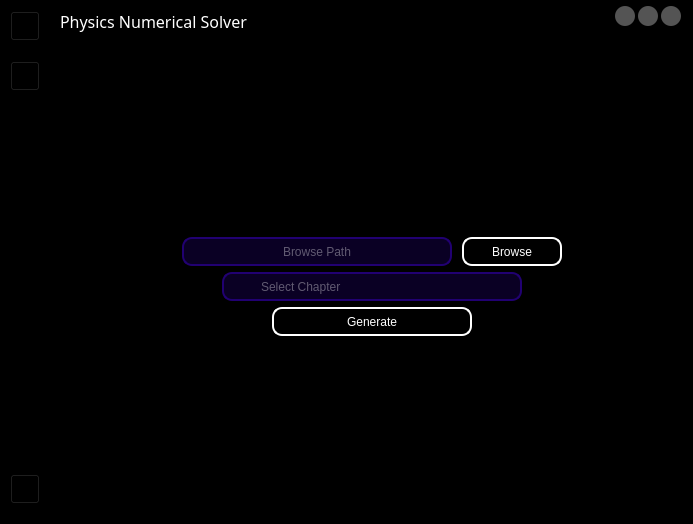
<?xml version="1.0" encoding="UTF-8"?>
<ui version="4.0">
 <class>MainWindow</class>
 <widget class="QMainWindow" name="MainWindow">
  <property name="geometry">
   <rect>
    <x>0</x>
    <y>0</y>
    <width>693</width>
    <height>524</height>
   </rect>
  </property>
  <property name="windowTitle">
   <string>MainWindow</string>
  </property>
  <widget class="QWidget" name="centralwidget">
   <layout class="QHBoxLayout" name="horizontalLayout">
    <property name="spacing">
     <number>0</number>
    </property>
    <property name="leftMargin">
     <number>0</number>
    </property>
    <property name="topMargin">
     <number>0</number>
    </property>
    <property name="rightMargin">
     <number>0</number>
    </property>
    <property name="bottomMargin">
     <number>0</number>
    </property>
    <item>
     <widget class="QFrame" name="frame">
      <property name="styleSheet">
       <string notr="true">background-color: rgb(0, 0, 0);</string>
      </property>
      <property name="frameShape">
       <enum>QFrame::NoFrame</enum>
      </property>
      <property name="frameShadow">
       <enum>QFrame::Raised</enum>
      </property>
      <layout class="QHBoxLayout" name="horizontalLayout_2">
       <property name="spacing">
        <number>0</number>
       </property>
       <property name="leftMargin">
        <number>0</number>
       </property>
       <property name="topMargin">
        <number>0</number>
       </property>
       <property name="rightMargin">
        <number>0</number>
       </property>
       <property name="bottomMargin">
        <number>0</number>
       </property>
       <item>
        <widget class="QFrame" name="sidebar_frame">
         <property name="maximumSize">
          <size>
           <width>50</width>
           <height>16777215</height>
          </size>
         </property>
         <property name="frameShape">
          <enum>QFrame::NoFrame</enum>
         </property>
         <property name="frameShadow">
          <enum>QFrame::Raised</enum>
         </property>
         <layout class="QVBoxLayout" name="verticalLayout_3">
          <property name="spacing">
           <number>20</number>
          </property>
          <property name="leftMargin">
           <number>10</number>
          </property>
          <property name="topMargin">
           <number>11</number>
          </property>
          <property name="rightMargin">
           <number>10</number>
          </property>
          <property name="bottomMargin">
           <number>20</number>
          </property>
          <item>
           <widget class="QPushButton" name="menu_btn_2">
            <property name="sizePolicy">
             <sizepolicy hsizetype="Fixed" vsizetype="Fixed">
              <horstretch>0</horstretch>
              <verstretch>0</verstretch>
             </sizepolicy>
            </property>
            <property name="minimumSize">
             <size>
              <width>30</width>
              <height>30</height>
             </size>
            </property>
            <property name="styleSheet">
             <string notr="true">QPushButton{border-image:url(C:/Users/Rashmi/Desktop/Development/one-good-project/images/menu.png);}
QPushButton:hover{border-image:url(C:/Users/Rashmi/Desktop/Development/one-good-project/images/menu(hover).png);}</string>
            </property>
            <property name="text">
             <string/>
            </property>
           </widget>
          </item>
          <item>
           <widget class="QPushButton" name="home_btn_2">
            <property name="minimumSize">
             <size>
              <width>30</width>
              <height>30</height>
             </size>
            </property>
            <property name="styleSheet">
             <string notr="true">QPushButton{border-image:url(C:/Users/Rashmi/Desktop/Development/one-good-project/images/home.png);}
QPushButton:hover{border-image:url(C:/Users/Rashmi/Desktop/Development/one-good-project/images/home(hover).png);}</string>
            </property>
            <property name="text">
             <string/>
            </property>
           </widget>
          </item>
          <item>
           <spacer name="verticalSpacer_sidebar_2">
            <property name="orientation">
             <enum>Qt::Vertical</enum>
            </property>
            <property name="sizeType">
             <enum>QSizePolicy::Expanding</enum>
            </property>
            <property name="sizeHint" stdset="0">
             <size>
              <width>20</width>
              <height>400</height>
             </size>
            </property>
           </spacer>
          </item>
          <item>
           <widget class="QPushButton" name="generate_btn_2">
            <property name="minimumSize">
             <size>
              <width>30</width>
              <height>30</height>
             </size>
            </property>
            <property name="styleSheet">
             <string notr="true">QPushButton{border-image:url(C:/Users/Rashmi/Desktop/Development/one-good-project/images/generate.png);}
QPushButton:hover{border-image:url(C:/Users/Rashmi/Desktop/Development/one-good-project/images/generate(hover).png);}</string>
            </property>
            <property name="text">
             <string/>
            </property>
           </widget>
          </item>
         </layout>
        </widget>
       </item>
       <item>
        <widget class="QFrame" name="frame_2">
         <property name="frameShape">
          <enum>QFrame::StyledPanel</enum>
         </property>
         <property name="frameShadow">
          <enum>QFrame::Raised</enum>
         </property>
         <layout class="QVBoxLayout" name="verticalLayout">
          <property name="spacing">
           <number>0</number>
          </property>
          <property name="leftMargin">
           <number>0</number>
          </property>
          <property name="topMargin">
           <number>0</number>
          </property>
          <property name="rightMargin">
           <number>0</number>
          </property>
          <property name="bottomMargin">
           <number>0</number>
          </property>
          <item>
           <widget class="QFrame" name="titlebar">
            <property name="maximumSize">
             <size>
              <width>16777215</width>
              <height>60</height>
             </size>
            </property>
            <property name="frameShape">
             <enum>QFrame::NoFrame</enum>
            </property>
            <property name="frameShadow">
             <enum>QFrame::Raised</enum>
            </property>
            <layout class="QHBoxLayout" name="horizontalLayout_3">
             <property name="topMargin">
              <number>0</number>
             </property>
             <property name="rightMargin">
              <number>0</number>
             </property>
             <item>
              <widget class="QLabel" name="title_label">
               <property name="font">
                <font>
                 <family>Uni Sans Demo Heavy CAPS</family>
                 <pointsize>12</pointsize>
                 <weight>50</weight>
                 <bold>false</bold>
                </font>
               </property>
               <property name="styleSheet">
                <string notr="true">color:rgb(255, 255, 255)</string>
               </property>
               <property name="text">
                <string>Physics Numerical Solver</string>
               </property>
              </widget>
             </item>
             <item>
              <widget class="QFrame" name="window_state_frame">
               <property name="maximumSize">
                <size>
                 <width>80</width>
                 <height>16777215</height>
                </size>
               </property>
               <property name="frameShape">
                <enum>QFrame::NoFrame</enum>
               </property>
               <property name="frameShadow">
                <enum>QFrame::Raised</enum>
               </property>
               <layout class="QHBoxLayout" name="horizontalLayout_4">
                <property name="spacing">
                 <number>0</number>
                </property>
                <property name="leftMargin">
                 <number>0</number>
                </property>
                <property name="topMargin">
                 <number>5</number>
                </property>
                <property name="rightMargin">
                 <number>5</number>
                </property>
                <property name="bottomMargin">
                 <number>15</number>
                </property>
                <item>
                 <widget class="QPushButton" name="minimize_btn">
                  <property name="enabled">
                   <bool>true</bool>
                  </property>
                  <property name="sizePolicy">
                   <sizepolicy hsizetype="Fixed" vsizetype="Fixed">
                    <horstretch>0</horstretch>
                    <verstretch>0</verstretch>
                   </sizepolicy>
                  </property>
                  <property name="minimumSize">
                   <size>
                    <width>20</width>
                    <height>20</height>
                   </size>
                  </property>
                  <property name="maximumSize">
                   <size>
                    <width>20</width>
                    <height>20</height>
                   </size>
                  </property>
                  <property name="styleSheet">
                   <string notr="true">QPushButton{background-color: rgb(84, 84, 84);border-radius:10px;}
QPushButton:hover{background-color: rgb(0, 202, 78);}</string>
                  </property>
                  <property name="text">
                   <string/>
                  </property>
                 </widget>
                </item>
                <item>
                 <widget class="QPushButton" name="restore_btn">
                  <property name="sizePolicy">
                   <sizepolicy hsizetype="Fixed" vsizetype="Fixed">
                    <horstretch>0</horstretch>
                    <verstretch>0</verstretch>
                   </sizepolicy>
                  </property>
                  <property name="minimumSize">
                   <size>
                    <width>20</width>
                    <height>20</height>
                   </size>
                  </property>
                  <property name="maximumSize">
                   <size>
                    <width>20</width>
                    <height>20</height>
                   </size>
                  </property>
                  <property name="styleSheet">
                   <string notr="true">QPushButton{background-color: rgb(84, 84, 84);border-radius:10px;}
QPushButton:hover{background-color:rgb(255, 189, 68);}</string>
                  </property>
                  <property name="text">
                   <string/>
                  </property>
                 </widget>
                </item>
                <item>
                 <widget class="QPushButton" name="close_btn">
                  <property name="sizePolicy">
                   <sizepolicy hsizetype="Fixed" vsizetype="Fixed">
                    <horstretch>0</horstretch>
                    <verstretch>0</verstretch>
                   </sizepolicy>
                  </property>
                  <property name="minimumSize">
                   <size>
                    <width>20</width>
                    <height>20</height>
                   </size>
                  </property>
                  <property name="maximumSize">
                   <size>
                    <width>20</width>
                    <height>20</height>
                   </size>
                  </property>
                  <property name="styleSheet">
                   <string notr="true">QPushButton{background-color: rgb(84, 84, 84);border-radius:10px;}
QPushButton:hover{background-color:rgb(255, 96, 92);}</string>
                  </property>
                  <property name="text">
                   <string/>
                  </property>
                 </widget>
                </item>
               </layout>
              </widget>
             </item>
            </layout>
           </widget>
          </item>
          <item>
           <widget class="QFrame" name="frame_3">
            <property name="frameShape">
             <enum>QFrame::StyledPanel</enum>
            </property>
            <property name="frameShadow">
             <enum>QFrame::Raised</enum>
            </property>
            <layout class="QHBoxLayout" name="horizontalLayout_9">
             <item>
              <layout class="QVBoxLayout" name="verticalLayout_5">
               <item>
                <spacer name="verticalSpacer">
                 <property name="orientation">
                  <enum>Qt::Vertical</enum>
                 </property>
                 <property name="sizeHint" stdset="0">
                  <size>
                   <width>20</width>
                   <height>40</height>
                  </size>
                 </property>
                </spacer>
               </item>
               <item>
                <layout class="QHBoxLayout" name="horizontalLayout_8">
                 <item>
                  <spacer name="horizontalSpacer_5">
                   <property name="orientation">
                    <enum>Qt::Horizontal</enum>
                   </property>
                   <property name="sizeHint" stdset="0">
                    <size>
                     <width>40</width>
                     <height>20</height>
                    </size>
                   </property>
                  </spacer>
                 </item>
                 <item>
                  <layout class="QVBoxLayout" name="verticalLayout_4">
                   <item>
                    <layout class="QHBoxLayout" name="horizontalLayout_5">
                     <property name="spacing">
                      <number>10</number>
                     </property>
                     <item>
                      <widget class="QLabel" name="label">
                       <property name="styleSheet">
                        <string notr="true">border-radius:10px; border: 2px solid rgb(33, 0, 114);color:rgba(255, 255, 255,90);background-color:rgba(33, 0, 114,80)</string>
                       </property>
                       <property name="text">
                        <string>Browse Path</string>
                       </property>
                       <property name="alignment">
                        <set>Qt::AlignCenter</set>
                       </property>
                      </widget>
                     </item>
                     <item>
                      <widget class="QPushButton" name="pushButton">
                       <property name="minimumSize">
                        <size>
                         <width>0</width>
                         <height>29</height>
                        </size>
                       </property>
                       <property name="maximumSize">
                        <size>
                         <width>100</width>
                         <height>16777215</height>
                        </size>
                       </property>
                       <property name="styleSheet">
                        <string notr="true">QPushButton{border: 2px solid rgb(255, 255, 255); border-radius: 10px; color:rgb(255, 255, 255);}
QPushButton:hover{border: 2px solid rgb(33, 0, 114); border-radius: 10px; color:rgb(255, 255, 255);}</string>
                       </property>
                       <property name="text">
                        <string>Browse</string>
                       </property>
                      </widget>
                     </item>
                    </layout>
                   </item>
                   <item>
                    <layout class="QHBoxLayout" name="horizontalLayout_6">
                     <property name="spacing">
                      <number>10</number>
                     </property>
                     <item>
                      <spacer name="horizontalSpacer">
                       <property name="orientation">
                        <enum>Qt::Horizontal</enum>
                       </property>
                       <property name="sizeHint" stdset="0">
                        <size>
                         <width>40</width>
                         <height>20</height>
                        </size>
                       </property>
                      </spacer>
                     </item>
                     <item>
                      <widget class="QComboBox" name="comboBox">
                       <property name="minimumSize">
                        <size>
                         <width>300</width>
                         <height>29</height>
                        </size>
                       </property>
                       <property name="styleSheet">
                        <string notr="true">QComboBox { background-color:rgba(33, 0, 114,80); border-style: solid;  border: 2px solid rgb(33, 0, 114); ; border-radius: 10px;  padding: 1px 1px 1px 35px; color:rgba(255, 255, 255,90) } QComboBox::drop-down { subcontrol-origin: padding; subcontrol-position: top right; width: 15px; color: white; border-left-width: 0px; border-left-color: darkgray;  border-left-style: solid;  border-top-right-radius: 3px;  border-bottom-right-radius: 3px; padding-left: 10px;  } QComboBox::down-arrow { image: url(C:/Users/Rashmi/Desktop/Development/one-good-project/images/down_arrow.png); width: 10px; height: 10px; }</string>
                       </property>
                       <property name="editable">
                        <bool>true</bool>
                       </property>
                       <property name="currentText">
                        <string>Select Chapter</string>
                       </property>
                      </widget>
                     </item>
                     <item>
                      <spacer name="horizontalSpacer_2">
                       <property name="orientation">
                        <enum>Qt::Horizontal</enum>
                       </property>
                       <property name="sizeHint" stdset="0">
                        <size>
                         <width>40</width>
                         <height>20</height>
                        </size>
                       </property>
                      </spacer>
                     </item>
                    </layout>
                   </item>
                   <item>
                    <layout class="QHBoxLayout" name="horizontalLayout_7">
                     <property name="spacing">
                      <number>10</number>
                     </property>
                     <item>
                      <spacer name="horizontalSpacer_3">
                       <property name="orientation">
                        <enum>Qt::Horizontal</enum>
                       </property>
                       <property name="sizeHint" stdset="0">
                        <size>
                         <width>40</width>
                         <height>20</height>
                        </size>
                       </property>
                      </spacer>
                     </item>
                     <item>
                      <widget class="QPushButton" name="pushButton_2">
                       <property name="minimumSize">
                        <size>
                         <width>200</width>
                         <height>29</height>
                        </size>
                       </property>
                       <property name="styleSheet">
                        <string notr="true">QPushButton{border: 2px solid rgb(255, 255, 255); border-radius: 10px; color:rgb(255, 255, 255);}
QPushButton:hover{border: 2px solid rgb(33, 0, 114); border-radius: 10px; color:rgb(255, 255, 255);}</string>
                       </property>
                       <property name="text">
                        <string>Generate</string>
                       </property>
                      </widget>
                     </item>
                     <item>
                      <spacer name="horizontalSpacer_4">
                       <property name="orientation">
                        <enum>Qt::Horizontal</enum>
                       </property>
                       <property name="sizeHint" stdset="0">
                        <size>
                         <width>40</width>
                         <height>20</height>
                        </size>
                       </property>
                      </spacer>
                     </item>
                    </layout>
                   </item>
                  </layout>
                 </item>
                 <item>
                  <spacer name="horizontalSpacer_6">
                   <property name="orientation">
                    <enum>Qt::Horizontal</enum>
                   </property>
                   <property name="sizeHint" stdset="0">
                    <size>
                     <width>40</width>
                     <height>20</height>
                    </size>
                   </property>
                  </spacer>
                 </item>
                </layout>
               </item>
               <item>
                <spacer name="verticalSpacer_2">
                 <property name="orientation">
                  <enum>Qt::Vertical</enum>
                 </property>
                 <property name="sizeHint" stdset="0">
                  <size>
                   <width>20</width>
                   <height>40</height>
                  </size>
                 </property>
                </spacer>
               </item>
              </layout>
             </item>
            </layout>
           </widget>
          </item>
         </layout>
        </widget>
       </item>
      </layout>
     </widget>
    </item>
   </layout>
  </widget>
 </widget>
 <resources/>
 <connections/>
</ui>
